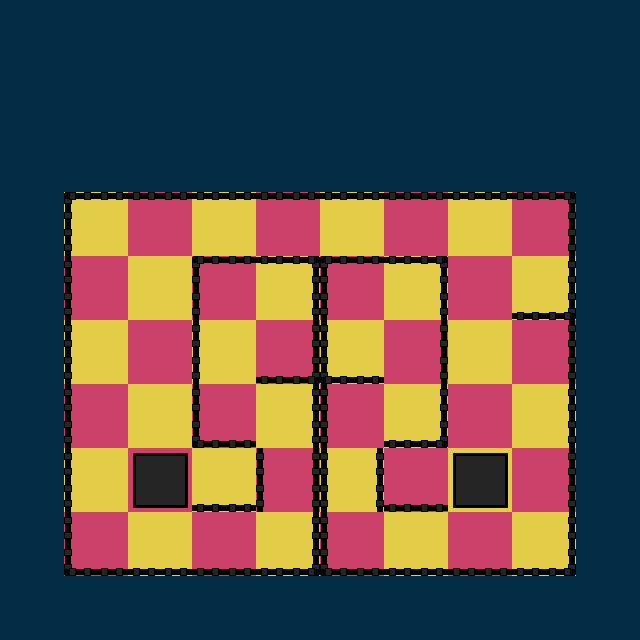

The image is a tile-based game level rendered from a .tmx file. Its description and source (layers, tilesets, objects; grid data summarised) follow:
An orthogonal 10x10 tile map with 64x64 px tiles, 5 tile layers (ground, left, right, up, ...) and 2 objects (Player, Goal).

<map version="1.0" orientation="orthogonal" renderorder="right-down" width="10" height="10" tilewidth="64" tileheight="64" nextobjectid="30">
 <tileset firstgid="1" source="tileset_00.tsx" />
 <layer name="ground" width="10" height="10">
  <properties>
   <property name="tileset" value="tileset_00" />
   <property name="type" value="base" />
  </properties>
  <data>[100 cells, 100 non-empty, 3 distinct tile ids]</data>
 </layer>
 <layer name="left" width="10" height="10">
  <properties>
   <property name="edge" value="left" />
   <property name="tileset" value="tileset_00" />
   <property name="type" value="edges" />
  </properties>
  <data>[100 cells, 32 non-empty, 2 distinct tile ids]</data>
 </layer>
 <layer name="right" width="10" height="10">
  <properties>
   <property name="edge" value="right" />
   <property name="tileset" value="tileset_00" />
   <property name="type" value="edges" />
  </properties>
  <data>[100 cells, 15 non-empty, 2 distinct tile ids]</data>
 </layer>
 <layer name="up" width="10" height="10">
  <properties>
   <property name="edge" value="up" />
   <property name="tileset" value="tileset_00" />
   <property name="type" value="edges" />
  </properties>
  <data>[100 cells, 12 non-empty, 1 distinct tile ids]</data>
 </layer>
 <layer name="down" width="10" height="10">
  <properties>
   <property name="edge" value="down" />
   <property name="tileset" value="tileset_00" />
   <property name="type" value="edges" />
  </properties>
  <data>[100 cells, 17 non-empty, 4 distinct tile ids]</data>
 </layer>
 <objectgroup name="entities">
  <object id="13" name="Player" type="Player" x="272" y="272" width="32" height="32">
   <properties>
    <property name="facing" value="right" />
    <property name="gid" type="int" value="8" />
    <property name="speed" type="float" value="300" />
    <property name="type" value="player" />
   </properties>
   <ellipse />
  </object>
  <object id="14" name="Goal" type="Goal" x="352" y="272">
   <properties>
    <property name="type" value="goal" />
   </properties>
   <polygon points="0,0 -16,32 16,32" />
  </object>
 </objectgroup>
</map>
